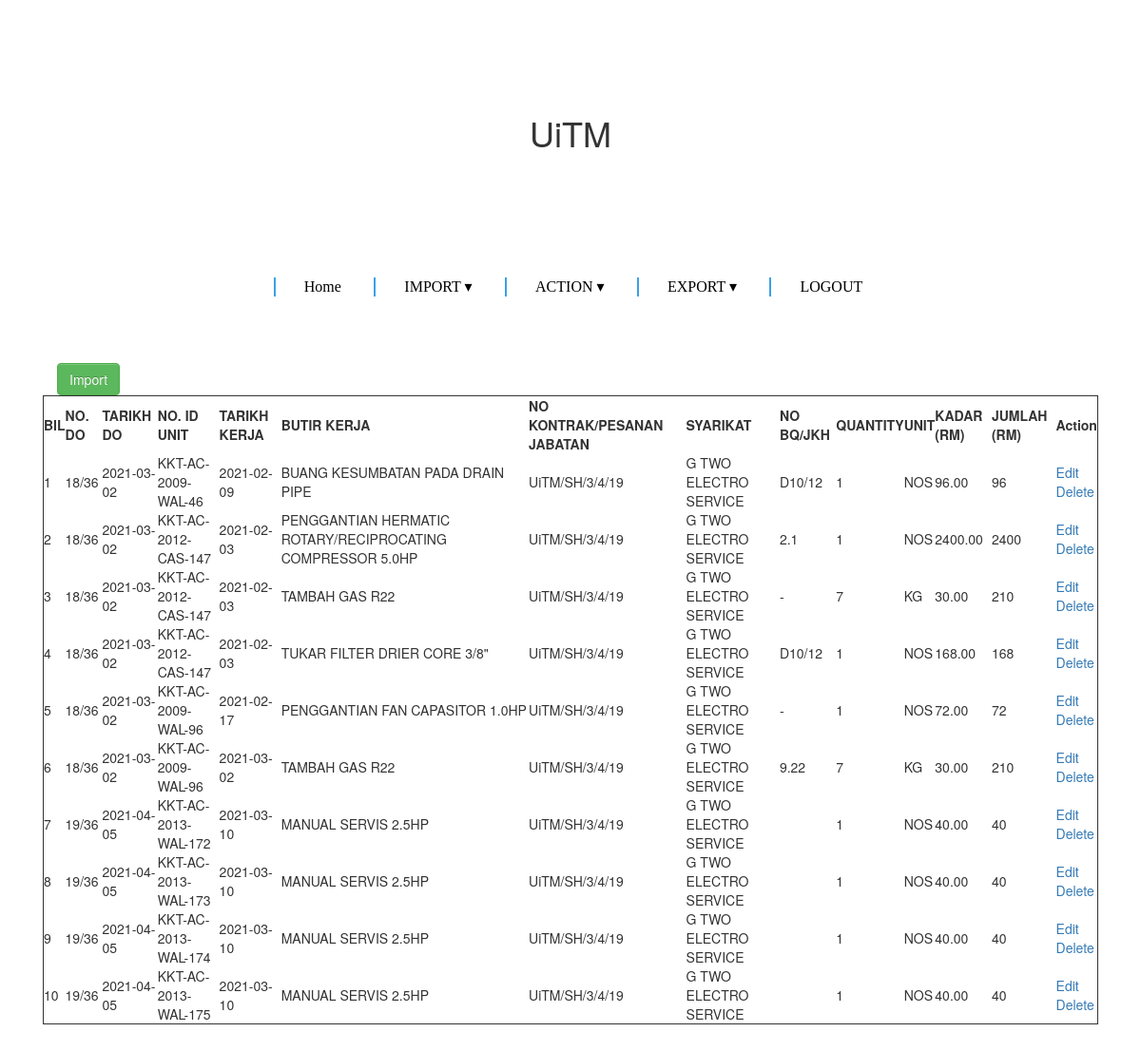
Page /import11.php on the committed database.
### tables this page shows
CREATE TABLE `kewpa` (
  `id` int(20) NOT NULL,
  `no_id` varchar(20) NOT NULL,
  `tarikh_do` date NOT NULL,
  `id_unit` varchar(250) NOT NULL,
  `tarikh_kerja` date NOT NULL,
  `butir_kerja` varchar(300) NOT NULL,
  `no_kontrak` varchar(20) NOT NULL,
  `syarikat` varchar(300) NOT NULL,
  `bq` varchar(200) NOT NULL,
  `qty` int(20) NOT NULL,
  `unit` varchar(20) NOT NULL,
  `kadarharga` double(255,2) NOT NULL,
  `jumlah` double(255,2) NOT NULL
);

### import11.php (the view, shortened to what this page needs)
<!DOCTYPE html>
<html>
<head>
<link href="page1/bootstrap.min.css" rel="stylesheet">
<link href="pages1/bootstrap.min.css" rel="stylesheet">
<link href="pages1/dataTables.bootstrap.css" rel="stylesheet">
<link href="pages1/dataTables.responsive.css" rel="stylesheet">
<link rel="stylesheet" type="text/css" href="https://cdn.datatables.net/r/dt/jq-2.1.4,jszip-2.5.0,pdfmake-0.1.18,dt-1.10.9,af-2.0.0,b-1.0.3,b-colvis-1.0.3,b-html5-1.0.3,b-print-1.0.3,se-1.0.1/datatables.min.css"/>
</head>
<body style="margin: 10% 5%;">
<h1>UiTM</h1>
<link rel="stylesheet" href="stylee45.css">
<nav role="navigation" class="primary-navigation">
  <ul>
    <li><a href="index.php">Home</a></li>
    <li><a href="#">IMPORT &dtrif;</a>
    </li>
    <li><a href="#">ACTION &dtrif;</a>
    </li>
    <li><a href="#">EXPORT &dtrif;</a>
    </li>
    <li><a href="logout.php">LOGOUT</a></li>
  </ul>
</nav>
<br><br>
<br>
<?php
include_once 'db.php';
?>
<body>
<div class="row">
    <div class="col-md-10 head">
        <div class="float-right">
            <a href="javascript:void(0);" class="btn btn-success" onclick="formToggle('importFrm');"><i class="plus"></i> Import</a>
        </div>
    </div>
   <table>
  <div class="mytable">
  <table class="cell-border" style="border: 1px solid;" id="tab">
    <thead>
            <tr>
                <th>BIL</th>
                <th>NO. DO</th>
                <th>TARIKH DO</th>
                <th>NO. ID UNIT</th>
                <th>TARIKH KERJA</th>
                <th>BUTIR KERJA</th>
                <th>NO KONTRAK/PESANAN JABATAN</th>
                <th>SYARIKAT</th>
                <th>NO BQ/JKH</th>
                <th>QUANTITY</th>
                <th>UNIT</th>
                <th>KADAR (RM)</th>
                <th>JUMLAH (RM)</th>
                <th>Action</th>
            </tr>
        </thead>
        <tbody>
        <?php
        $result = $link->query("SELECT * FROM kewpa ORDER BY id ASC");
        if($result->num_rows > 0){
            while($crow = $result->fetch_assoc()){
        ?>
            <tr>
            <td><?php echo $crow['id']; ?></td>
            <td><?php echo $crow['no_id']; ?></td>
            <td><?php echo $crow['tarikh_do']; ?></td>
            <td><?php echo $crow['id_unit']; ?></td>
            <td><?php echo $crow['tarikh_kerja']; ?></td>
            <td><?php echo $crow['butir_kerja']; ?></td>
            <td><?php echo $crow['no_kontrak']; ?></td>
            <td><?php echo $crow['syarikat']; ?></td>
            <td><?php echo $crow['bq']; ?></td>
            <td><?php echo $crow['qty']; ?></td>
            <td><?php echo $crow['unit']; ?></td>
            <td><?php echo $crow['kadarharga']; ?></td>
            <td><?php echo $crow['qty'] * $crow['kadarharga'] ?></td>
            <td><a class="mr-20" href="edit.php?id=<?php echo $crow["id"]; ?>">Edit</a><br>
            <a href="delete.php?action=delete&id=<?php echo $crow["id"]; ?>">Delete</a></td>
            </tr>
        <?php } } else { ?>
            <tr><td colspan="11">No member(s) found...</td></tr>
        <?php } ?>
        </tbody>
    </table>
</div>
</body>
</html>

### stylee45.css (style rules this page uses)
nav.primary-navigation { margin: 0 auto; display: block; padding: 120px 0 0 0; text-align: center; font-size: 16px; }
nav.primary-navigation ul li { list-style: none; margin: 0 auto; border-left: 2px solid #3ca0e7; display: inline-block; padding: 0 30px; position: relative; text-decoration: none; text-align: center; font-family: arvo; }
nav.primary-navigation li a { color: black; }
a { text-decoration: none; }

### import11.php (style rules this page uses)
h1 { text-align: center; }

### rows in the picture
kewpa: id "1", no "18/36", tarikh_do "2021-03-02", id_unit "KKT-AC-2009-WAL-46", tarikh_kerja "2021-02-09", butir_kerja "BUANG KESUMBATAN PADA DRAIN PIPE", no_kontrak "UiTM/SH/3/4/19", syarikat "G TWO ELECTRO SERVICE", bq "D10/12", qty "1", unit "NOS", kadarharga "96.00", $crow['qty'] * $crow['kadarharga'] "96"
kewpa: id "2", no "18/36", tarikh_do "2021-03-02", id_unit "KKT-AC-2012-CAS-147", tarikh_kerja "2021-02-03", butir_kerja "PENGGANTIAN HERMATIC ROTARY/RECIPROCATING COMPRESSOR 5.0HP", no_kontrak "UiTM/SH/3/4/19", syarikat "G TWO ELECTRO SERVICE", bq "2.1", qty "1", unit "NOS", kadarharga "2400.00", $crow['qty'] * $crow['kadarharga'] "2400"
kewpa: id "3", no "18/36", tarikh_do "2021-03-02", id_unit "KKT-AC-2012-CAS-147", tarikh_kerja "2021-02-03", butir_kerja "TAMBAH GAS R22", no_kontrak "UiTM/SH/3/4/19", syarikat "G TWO ELECTRO SERVICE", bq "-", qty "7", unit "KG", kadarharga "30.00", $crow['qty'] * $crow['kadarharga'] "210"
kewpa: id "4", no "18/36", tarikh_do "2021-03-02", id_unit "KKT-AC-2012-CAS-147", tarikh_kerja "2021-02-03", butir_kerja "TUKAR FILTER DRIER CORE 3/8\"", no_kontrak "UiTM/SH/3/4/19", syarikat "G TWO ELECTRO SERVICE", bq "D10/12", qty "1", unit "NOS", kadarharga "168.00", $crow['qty'] * $crow['kadarharga'] "168"
kewpa: id "5", no "18/36", tarikh_do "2021-03-02", id_unit "KKT-AC-2009-WAL-96", tarikh_kerja "2021-02-17", butir_kerja "PENGGANTIAN FAN CAPASITOR 1.0HP", no_kontrak "UiTM/SH/3/4/19", syarikat "G TWO ELECTRO SERVICE", bq "-", qty "1", unit "NOS", kadarharga "72.00", $crow['qty'] * $crow['kadarharga'] "72"
kewpa: id "6", no "18/36", tarikh_do "2021-03-02", id_unit "KKT-AC-2009-WAL-96", tarikh_kerja "2021-03-02", butir_kerja "TAMBAH GAS R22", no_kontrak "UiTM/SH/3/4/19", syarikat "G TWO ELECTRO SERVICE", bq "9.22", qty "7", unit "KG", kadarharga "30.00", $crow['qty'] * $crow['kadarharga'] "210"
kewpa: id "7", no "19/36", tarikh_do "2021-04-05", id_unit "KKT-AC-2013-WAL-172", tarikh_kerja "2021-03-10", butir_kerja "MANUAL SERVIS 2.5HP", no_kontrak "UiTM/SH/3/4/19", syarikat "G TWO ELECTRO SERVICE", qty "1", unit "NOS", kadarharga "40.00", $crow['qty'] * $crow['kadarharga'] "40"
kewpa: id "8", no "19/36", tarikh_do "2021-04-05", id_unit "KKT-AC-2013-WAL-173", tarikh_kerja "2021-03-10", butir_kerja "MANUAL SERVIS 2.5HP", no_kontrak "UiTM/SH/3/4/19", syarikat "G TWO ELECTRO SERVICE", qty "1", unit "NOS", kadarharga "40.00", $crow['qty'] * $crow['kadarharga'] "40"
kewpa: id "9", no "19/36", tarikh_do "2021-04-05", id_unit "KKT-AC-2013-WAL-174", tarikh_kerja "2021-03-10", butir_kerja "MANUAL SERVIS 2.5HP", no_kontrak "UiTM/SH/3/4/19", syarikat "G TWO ELECTRO SERVICE", qty "1", unit "NOS", kadarharga "40.00", $crow['qty'] * $crow['kadarharga'] "40"
kewpa: id "10", no "19/36", tarikh_do "2021-04-05", id_unit "KKT-AC-2013-WAL-175", tarikh_kerja "2021-03-10", butir_kerja "MANUAL SERVIS 2.5HP", no_kontrak "UiTM/SH/3/4/19", syarikat "G TWO ELECTRO SERVICE", qty "1", unit "NOS", kadarharga "40.00", $crow['qty'] * $crow['kadarharga'] "40"
